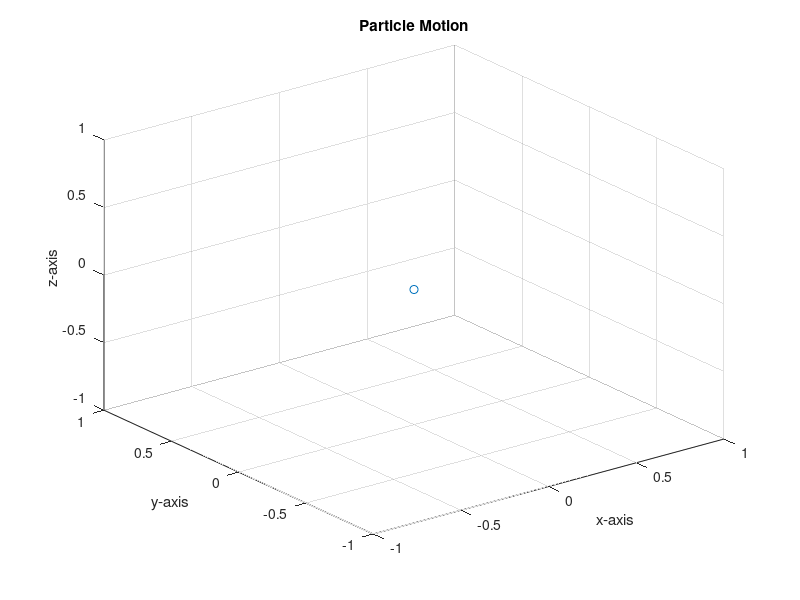

The MATLAB script that drew this image:
function h = initial_state(x,y,z,B)

if nargin == 0
    x = 0;
    y = 0;
    z = 0;
    B = [-1 -1 -1; 1 1 1];
    h = plot3(x,y,z,'o');
    set(gca,'xlim',B(:,1),'ylim',B(:,2),'zlim',B(:,3))
    grid on
    xlabel('x-axis')
    ylabel('y-axis')
    zlabel('z-axis')
    title('Particle Motion')
else
    h = plot3(x,y,z,'o','MarkerSize',2,'Color','0 0 0');
    set(gca,'xlim',B(:,1),'ylim',B(:,2),'zlim',B(:,3))
    grid on
    xlabel('x-axis')
    ylabel('y-axis')
    zlabel('z-axis')
    title('Particle Motion')
end
% view(45,35)